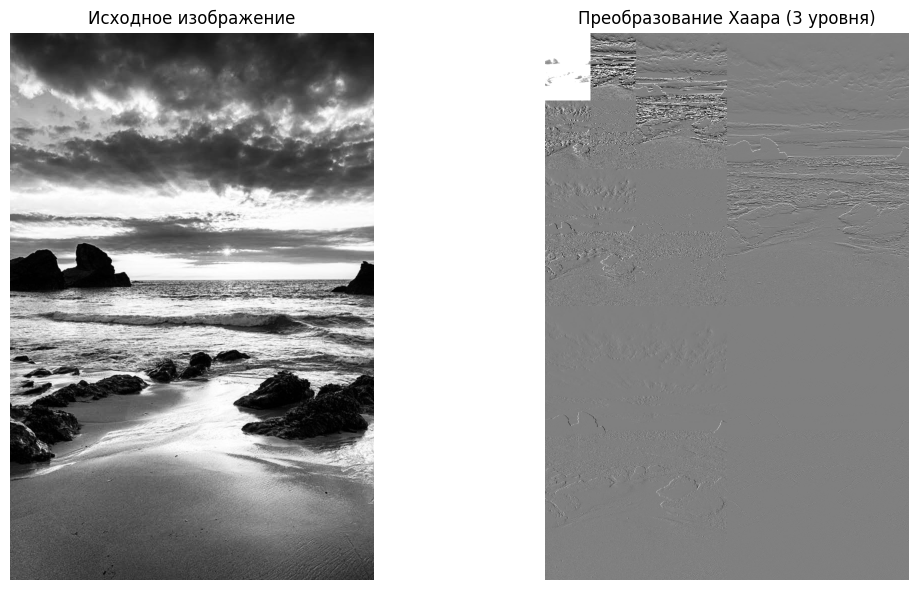
#> input picture task6/sar_1.jpg, 918 x 590 px
$ jupyter execute task6.ipynb
#> lines starting #> are read from the running program, lines starting #| are printed output that depends on the picture
[cell 1]
import numpy as np
import cv2 as cv
from matplotlib import pyplot as plt

img = cv.imread('sar_1.jpg', cv.IMREAD_GRAYSCALE)
#> img is the input picture: shape (590, 918); min 0, max 255, mean 160.3
h, w = img.shape
#> h = 590; w = 918
h = h - h % 8
#> h = 584
w = w - w % 8
#> w = 912
img = np.float32(img[:h, :w])
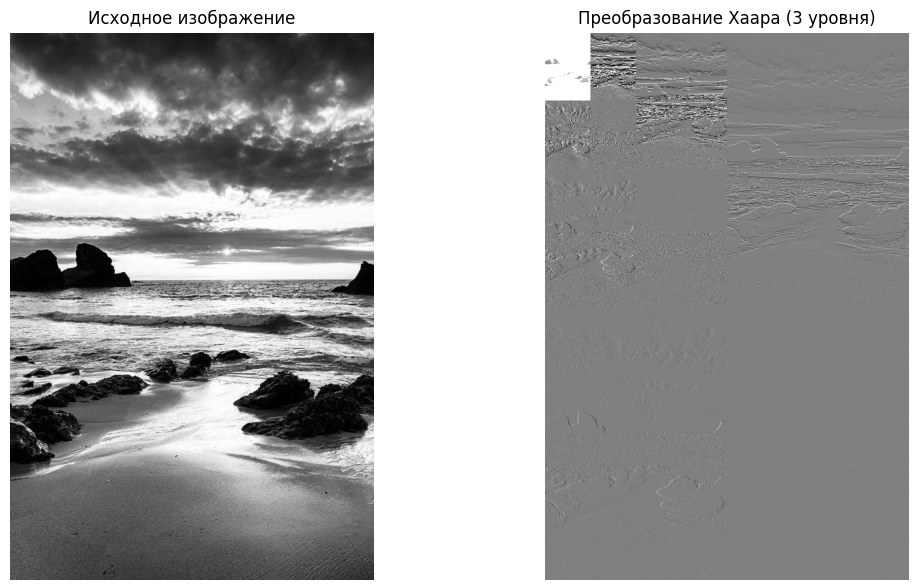
#> img: shape (584, 912) float32; min 0, max 255, mean 158.7

def haar_forward(image):
    h, w = image.shape
#> h = 584; w = 912
    h2, w2 = h // 2, w // 2
#> h2 = 292; w2 = 456
    a = image[0::2, 0::2]
    b = image[0::2, 1::2]
    c = image[1::2, 0::2]
    d = image[1::2, 1::2]
    ll = (a + b + c + d) / 2.0
    lh = (a + b - c - d) / 2.0
    hl = (a - b + c - d) / 2.0
    hh = (a - b - c + d) / 2.0
    result = np.zeros_like(image)
    result[:h2, :w2] = ll
    result[:h2, w2:] = lh
    result[h2:, :w2] = hl
    result[h2:, w2:] = hh
    return result

level1 = haar_forward(img)
h, w = img.shape
h2, w2 = h // 2, w // 2
#> h2 = 292; w2 = 456
level2 = level1.copy()
level2[:h2, :w2] = haar_forward(level1[:h2, :w2])
h4, w4 = h2 // 2, w2 // 2
#> h4 = 146; w4 = 228
level3 = level2.copy()
level3[:h4, :w4] = haar_forward(level2[:h4, :w4])
#> in haar_forward (call 3), `b = image[0::2, 1::2]`:
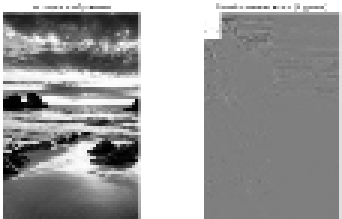
#> b: shape (73, 114) float32 (shown 3 times larger); min 2.5, max 1020, mean 633.5; drawn with min black and max white
#> in haar_forward (call 3), `ll = (a + b + c + d) / 2.0`:
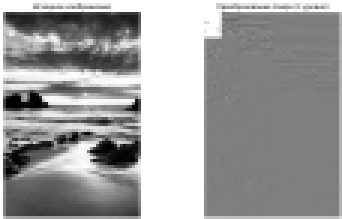
#> ll: shape (73, 114) float32 (shown 3 times larger); min 7.25, max 2040, mean 1269.9; drawn with min black and max white
#> in haar_forward (call 3), `lh = (a + b - c - d) / 2.0`:
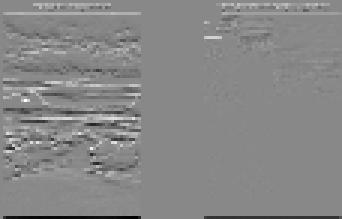
#> lh: shape (73, 114) float32 (shown 3 times larger); min -822, max 711.1, mean -5.3; drawn with min black and max white
#> in haar_forward (call 3), `hl = (a - b + c - d) / 2.0`:
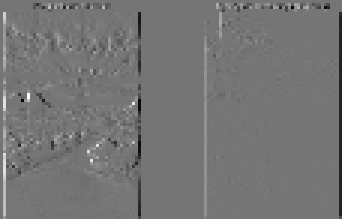
#> hl: shape (73, 114) float32 (shown 3 times larger); min -547.6, max 636.1, mean -2.5; drawn with min black and max white
#> in haar_forward (call 3), `hh = (a - b - c + d) / 2.0`:
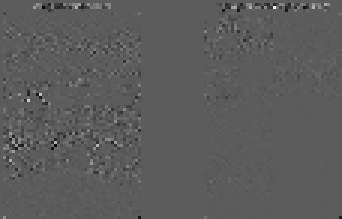
#> hh: shape (73, 114) float32 (shown 3 times larger); min -273.5, max 482.9, mean 0; drawn with min black and max white
#> in haar_forward (call 3), `result[:h2, :w2] = ll`:
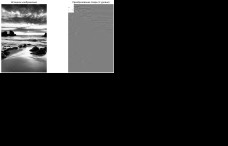
#> result: shape (146, 228) float32; min 0, max 2040, mean 317.5; drawn with min black and max white
#> in haar_forward (call 3), `result[h2:, w2:] = hh`:
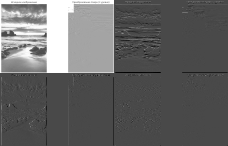
#> result: shape (146, 228) float32; min -822, max 2040, mean 315.5; drawn with min black and max white
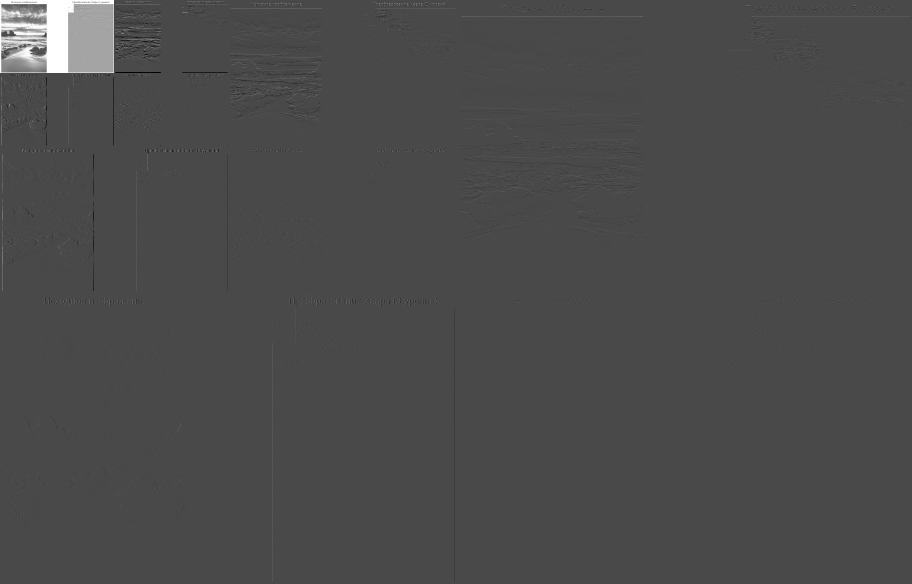
#> level3: shape (584, 912) float32; min -822, max 2040, mean 19.9; drawn with min black and max white

plt.figure(figsize=(12, 6))
plt.subplot(1, 2, 1)
plt.imshow(img, cmap='gray')
plt.title('Исходное изображение')
plt.axis('off')
plt.subplot(1, 2, 2)
plt.imshow(np.clip(level3 + 128, 0, 255), cmap='gray')
plt.title('Преобразование Хаара (3 уровня)')
plt.axis('off')
plt.tight_layout()
plt.show()
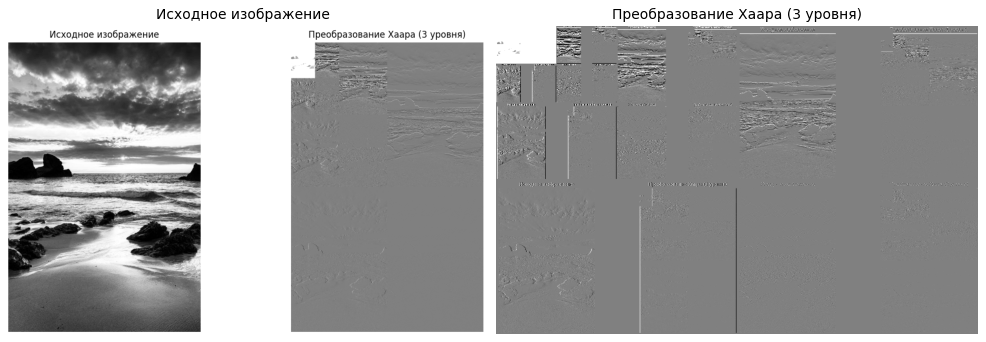
#> figure drawn by matplotlib, 2 panels
